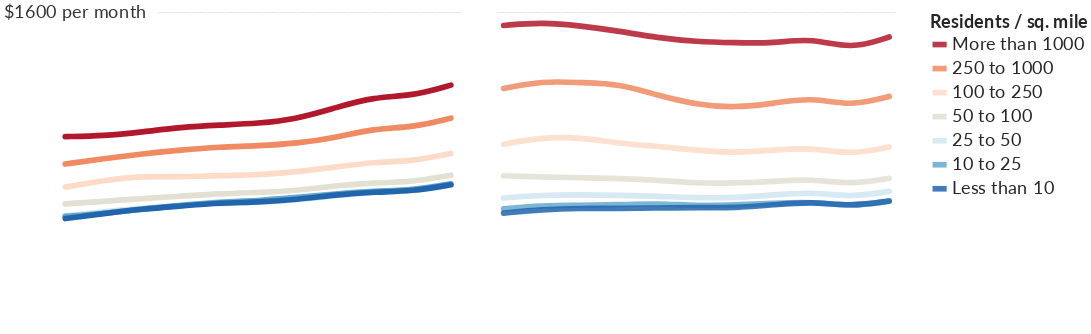

The cell this chart's notebook holds for it:
### Code cell
comb_pop_den_chart = (rent_pop_den_chart | mort_pop_den_chart).configure_legend(orient='none', legendX=1250, legendY=0, titleFont='Lato', titleFontSize=26, titleOpacity=.85, titleLimit=300, labelFont='Lato', labelFontSize=26, labelOpacity=.85, labelLimit=300, symbolSize=400, symbolStrokeWidth=8)
comb_pop_den_chart

### Figure 1 — Vega-Lite specification as saved in the notebook (floating-point values rounded to 4 significant figures)
{"width": 600, "height": 400, "background": "white", "config": {"title": {"fontWeight": "normal", "fontSize": 36, "anchor": "start", "font": "Lato", "offset": 5}, "axisX": {"grid": false, "labelFont": "Lato", "labelFontSize": 16, "labelAngle": 0, "labelPadding": 10, "ticks": false, "tickSize": 5, "title": null, "titleFont": "Lato", "titleFontSize": 16, "titleFontWeight": "normal", "titleY": 30, "titleX": 280}, "axisY": {"grid": true, "gridOpacity": 1, "labelFont": "Lato", "labelFontSize": 16, "labelLimit": 100, "labelAlign": "left", "labelPadding": 20, "ticks": false, "title": null, "titleFont": "Lato", "titleFontWeight": "normal", "titleFontSize": 16, "titleAlign": "left", "titleAngle": 0, "titleY": -20, "titleX": -20, "domainWidth": 0}, "view": {"strokeOpacity": 0}, "legend": {"labelFont": "Lato", "labelFontSize": 26, "labelLimit": 300, "labelOpacity": 0.85, "legendX": 1250, "legendY": 0, "orient": "none", "symbolSize": 400, "symbolStrokeWidth": 8, "titleFont": "Lato", "titleFontSize": 26, "titleLimit": 300, "titleOpacity": 0.85}}, "hconcat": [{"layer": [{"data": {"name": "data-2b867c9430a4f70fb4a6b60ecb6c3253"}, "mark": {"type": "line", "interpolate": "basis", "size": 8, "strokeCap": "round"}, "encoding": {"color": {"type": "nominal", "field": "Pop", "scale": {"domain": ["More than 1000", "250 to 1000", "100 to 250", "50 to 100", "25 to 50", "10 to 25", "Less than 10"], "range": ["#b2182b", "#ef8a62", "#fddbc7", "#e2e0d3", "#d1e5f0", "#67a9cf", "#2166ac"]}, "title": "Residents / sq. mile"}, "x": {"type": "ordinal", "axis": {"labelFontSize": 26, "labelOpacity": 0.8, "tickSize": 10, "ticks": true, "values": [2008, 2018]}, "field": "Year"}, "y": {"type": "quantitative", "axis": {"format": "a", "labelFontSize": 26, "labelOpacity": 0.8, "labelPadding": 60, "titleFontSize": 26, "titleOpacity": 0.8, "titleX": -60, "titleY": -30, "values": [400, 800, 1200]}, "field": "Med_Rent", "scale": {"domain": [0, 1600]}, "title": "Counties grouped by population density"}}}, {"data": {"name": "data-60db414ad589af0d032e4fa4a78314f1"}, "mark": {"type": "text", "dx": 14, "dy": 0, "font": "lato", "fontSize": 26, "opacity": 0.8}, "encoding": {"text": {"type": "nominal", "field": "text"}, "x": {"type": "ordinal", "field": "x"}, "y": {"type": "quantitative", "field": "y"}}}, {"data": {"name": "data-cd1b470d405c37f5481e2988503378bd"}, "mark": {"type": "text", "dx": 18, "dy": -4, "fontSize": 11.5, "fontWeight": "bold", "opacity": 0.09}, "encoding": {"text": {"type": "nominal", "field": "text"}, "x": {"type": "ordinal", "axis": null, "field": "x"}, "y": {"type": "quantitative", "axis": null, "field": "y"}}}], "height": 450, "width": 600}, {"layer": [{"data": {"name": "data-4dbda581d5edde3f4704100ee96bbfe4"}, "mark": {"type": "line", "interpolate": "basis", "opacity": 0.85, "size": 8, "strokeCap": "round"}, "encoding": {"color": {"type": "nominal", "field": "Pop", "scale": {"domain": ["More than 1000", "250 to 1000", "100 to 250", "50 to 100", "25 to 50", "10 to 25", "Less than 10"], "range": ["#b2182b", "#ef8a62", "#fddbc7", "#e2e0d3", "#d1e5f0", "#67a9cf", "#2166ac"]}, "title": "Residents / sq. mile"}, "x": {"type": "ordinal", "axis": {"labelFontSize": 26, "labelOpacity": 0.8, "tickSize": 10, "ticks": true, "titleFontSize": 26, "values": [2008, 2018]}, "field": "Year"}, "y": {"type": "quantitative", "axis": {"format": "a", "labelFontSize": 26, "labelOpacity": 0, "labelPadding": 0, "titleFontSize": 26, "titleOpacity": 0.8, "titleX": 0, "titleY": -30, "values": [400, 800, 1200]}, "field": "Med_Mort", "scale": {"domain": [0, 1600]}, "title": "Counties grouped by population density"}}}, {"data": {"name": "data-0b95ab34ce1d017acaa00b8abd1eeb9c"}, "mark": {"type": "text", "dx": 0, "dy": -4, "fontSize": 11.5, "fontWeight": "bold", "opacity": 0.09}, "encoding": {"text": {"type": "nominal", "field": "text"}, "x": {"type": "ordinal", "axis": null, "field": "x"}, "y": {"type": "quantitative", "axis": null, "field": "y"}}}], "height": 450, "width": 600}], "$schema": "https://vega.github.io/schema/vega-lite/v4.0.0.json", "datasets": {"data-2b867c9430a4f70fb4a6b60ecb6c3253": [{"Year": 2008, "Pop": "More than 1000", "Med_Rent": 977.0, "pct_chg": -0.2083, "Order": 1000}, {"Year": 2009, "Pop": "More than 1000", "Med_Rent": 980.0, "pct_chg": 0.003071, "Order": 1000}, {"Year": 2010, "Pop": "More than 1000", "Med_Rent": 1000.0, "pct_chg": 0.02041, "Order": 1000}, {"Year": 2011, "Pop": "More than 1000", "Med_Rent": 1024.0, "pct_chg": 0.024, "Order": 1000}, {"Year": 2012, "Pop": "More than 1000", "Med_Rent": 1035.0, "pct_chg": 0.01074, "Order": 1000}, {"Year": 2013, "Pop": "More than 1000", "Med_Rent": 1043.0, "pct_chg": 0.007729, "Order": 1000}, {"Year": 2014, "Pop": "More than 1000", "Med_Rent": 1065.0, "pct_chg": 0.02109, "Order": 1000}, {"Year": 2015, "Pop": "More than 1000", "Med_Rent": 1122.0, "pct_chg": 0.05352, "Order": 1000}, {"Year": 2016, "Pop": "More than 1000", "Med_Rent": 1176.0, "pct_chg": 0.04813, "Order": 1000}, {"Year": 2017, "Pop": "More than 1000", "Med_Rent": 1181.0, "pct_chg": 0.004252, "Order": 1000}, {"Year": 2018, "Pop": "More than 1000", "Med_Rent": 1236.0, "pct_chg": 0.04657, "Order": 1000}, {"Year": 2008, "Pop": "250 to 1000", "Med_Rent": 839.0, "pct_chg": -0.02894, "Order": 1000}, {"Year": 2009, "Pop": "250 to 1000", "Med_Rent": 866.0, "pct_chg": 0.03218, "Order": 1000}, {"Year": 2010, "Pop": "250 to 1000", "Med_Rent": 890.0, "pct_chg": 0.02771, "Order": 1000}, {"Year": 2011, "Pop": "250 to 1000", "Med_Rent": 910.0, "pct_chg": 0.02247, "Order": 1000}, {"Year": 2012, "Pop": "250 to 1000", "Med_Rent": 925.0, "pct_chg": 0.01648, "Order": 1000}, {"Year": 2013, "Pop": "250 to 1000", "Med_Rent": 930.0, "pct_chg": 0.005405, "Order": 1000}, {"Year": 2014, "Pop": "250 to 1000", "Med_Rent": 943.0, "pct_chg": 0.01398, "Order": 1000}, {"Year": 2015, "Pop": "250 to 1000", "Med_Rent": 971.0, "pct_chg": 0.02969, "Order": 1000}, {"Year": 2016, "Pop": "250 to 1000", "Med_Rent": 1018.0, "pct_chg": 0.0484, "Order": 1000}, {"Year": 2017, "Pop": "250 to 1000", "Med_Rent": 1022.0, "pct_chg": -0.01081, "Order": 1000}, {"Year": 2018, "Pop": "250 to 1000", "Med_Rent": 1070.0, "pct_chg": 0.05561, "Order": 1000}, {"Year": 2008, "Pop": "100 to 250", "Med_Rent": 723.0, "pct_chg": -0.09398, "Order": 250}, {"Year": 2009, "Pop": "100 to 250", "Med_Rent": 757.0, "pct_chg": 0.04703, "Order": 250}, {"Year": 2010, "Pop": "100 to 250", "Med_Rent": 779.0, "pct_chg": 0.02906, "Order": 250}, {"Year": 2011, "Pop": "100 to 250", "Med_Rent": 773.0, "pct_chg": -0.007702, "Order": 250}, {"Year": 2012, "Pop": "100 to 250", "Med_Rent": 782.0, "pct_chg": 0.01164, "Order": 250}, {"Year": 2013, "Pop": "100 to 250", "Med_Rent": 784.0, "pct_chg": 0.002558, "Order": 250}, {"Year": 2014, "Pop": "100 to 250", "Med_Rent": 800.0, "pct_chg": 0.02041, "Order": 250}, {"Year": 2015, "Pop": "100 to 250", "Med_Rent": 823.0, "pct_chg": 0.02875, "Order": 250}, {"Year": 2016, "Pop": "100 to 250", "Med_Rent": 849.0, "pct_chg": 0.03159, "Order": 250}, {"Year": 2017, "Pop": "100 to 250", "Med_Rent": 852.6, "pct_chg": 0.0318, "Order": 250}, {"Year": 2018, "Pop": "100 to 250", "Med_Rent": 892.3, "pct_chg": 0.02055, "Order": 250}, {"Year": 2008, "Pop": "50 to 100", "Med_Rent": 639.0, "pct_chg": -0.3989, "Order": 100}, {"Year": 2009, "Pop": "50 to 100", "Med_Rent": 651.0, "pct_chg": 0.01878, "Order": 100}, {"Year": 2010, "Pop": "50 to 100", "Med_Rent": 666.0, "pct_chg": 0.02304, "Order": 100}, {"Year": 2011, "Pop": "50 to 100", "Med_Rent": 677.0, "pct_chg": 0.01652, "Order": 100}, {"Year": 2012, "Pop": "50 to 100", "Med_Rent": 690.0, "pct_chg": 0.0192, "Order": 100}, {"Year": 2013, "Pop": "50 to 100", "Med_Rent": 696.0, "pct_chg": 0.008696, "Order": 100}, {"Year": 2014, "Pop": "50 to 100", "Med_Rent": 704.0, "pct_chg": 0.01149, "Order": 100}, {"Year": 2015, "Pop": "50 to 100", "Med_Rent": 731.0, "pct_chg": 0.03835, "Order": 100}, {"Year": 2016, "Pop": "50 to 100", "Med_Rent": 745.0, "pct_chg": 0.01915, "Order": 100}, {"Year": 2017, "Pop": "50 to 100", "Med_Rent": 748.2, "pct_chg": 0.2228, "Order": 100}, {"Year": 2018, "Pop": "50 to 100", "Med_Rent": 783.0, "pct_chg": -0.006586, "Order": 100}, {"Year": 2008, "Pop": "25 to 50", "Med_Rent": 577.0, "pct_chg": -0.3546, "Order": 50}, {"Year": 2009, "Pop": "25 to 50", "Med_Rent": 600.0, "pct_chg": 0.03986, "Order": 50}, {"Year": 2010, "Pop": "25 to 50", "Med_Rent": 618.0, "pct_chg": 0.03, "Order": 50}, {"Year": 2011, "Pop": "25 to 50", "Med_Rent": 629.0, "pct_chg": 0.0178, "Order": 50}, {"Year": 2012, "Pop": "25 to 50", "Med_Rent": 643.0, "pct_chg": 0.02226, "Order": 50}, {"Year": 2013, "Pop": "25 to 50", "Med_Rent": 646.0, "pct_chg": 0.004666, "Order": 50}, {"Year": 2014, "Pop": "25 to 50", "Med_Rent": 658.0, "pct_chg": 0.01858, "Order": 50}, {"Year": 2015, "Pop": "25 to 50", "Med_Rent": 680.0, "pct_chg": 0.03343, "Order": 50}, {"Year": 2016, "Pop": "25 to 50", "Med_Rent": 698.0, "pct_chg": 0.02647, "Order": 50}, {"Year": 2017, "Pop": "25 to 50", "Med_Rent": 701.0, "pct_chg": 0.2163, "Order": 50}, {"Year": 2018, "Pop": "25 to 50", "Med_Rent": 733.6, "pct_chg": 0.01767, "Order": 50}, {"Year": 2008, "Pop": "10 to 25", "Med_Rent": 576.0, "pct_chg": null, "Order": 25}, {"Year": 2009, "Pop": "10 to 25", "Med_Rent": 590.0, "pct_chg": 0.02431, "Order": 25}, {"Year": 2010, "Pop": "10 to 25", "Med_Rent": 613.0, "pct_chg": 0.03898, "Order": 25}, {"Year": 2011, "Pop": "10 to 25", "Med_Rent": 631.0, "pct_chg": 0.02936, "Order": 25}, {"Year": 2012, "Pop": "10 to 25", "Med_Rent": 648.0, "pct_chg": 0.02694, "Order": 25}, {"Year": 2013, "Pop": "10 to 25", "Med_Rent": 654.0, "pct_chg": 0.009259, "Order": 25}, {"Year": 2014, "Pop": "10 to 25", "Med_Rent": 671.0, "pct_chg": 0.02599, "Order": 25}, {"Year": 2015, "Pop": "10 to 25", "Med_Rent": 689.0, "pct_chg": 0.02683, "Order": 25}, {"Year": 2016, "Pop": "10 to 25", "Med_Rent": 704.0, "pct_chg": 0.02177, "Order": 25}, {"Year": 2017, "Pop": "10 to 25", "Med_Rent": 707.0, "pct_chg": 0.1122, "Order": 25}, {"Year": 2018, "Pop": "10 to 25", "Med_Rent": 739.9, "pct_chg": 0.01916, "Order": 25}, {"Year": 2008, "Pop": "Less than 10", "Med_Rent": 565.0, "pct_chg": -0.3757, "Order": 10}, {"Year": 2009, "Pop": "Less than 10", "Med_Rent": 590.0, "pct_chg": 0.04425, "Order": 10}, {"Year": 2010, "Pop": "Less than 10", "Med_Rent": 613.0, "pct_chg": 0.03898, "Order": 10}, {"Year": 2011, "Pop": "Less than 10", "Med_Rent": 628.0, "pct_chg": 0.02447, "Order": 10}, {"Year": 2012, "Pop": "Less than 10", "Med_Rent": 644.0, "pct_chg": 0.02548, "Order": 10}, {"Year": 2013, "Pop": "Less than 10", "Med_Rent": 647.0, "pct_chg": 0.004658, "Order": 10}, {"Year": 2014, "Pop": "Less than 10", "Med_Rent": 660.0, "pct_chg": 0.02009, "Order": 10}, {"Year": 2015, "Pop": "Less than 10", "Med_Rent": 684.0, "pct_chg": 0.03636, "Order": 10}, {"Year": 2016, "Pop": "Less than 10", "Med_Rent": 699.0, "pct_chg": 0.02193, "Order": 10}, {"Year": 2017, "Pop": "Less than 10", "Med_Rent": 702.0, "pct_chg": 0.6137, "Order": 10}, {"Year": 2018, "Pop": "Less than 10", "Med_Rent": 734.7, "pct_chg": 0.09397, "Order": 10}], "data-60db414ad589af0d032e4fa4a78314f1": [{"x": 2008, "y": 1600, "text": "$1600 per month"}], "data-cd1b470d405c37f5481e2988503378bd": [{"x": 2014, "y": 1600, "text": "________________________________________________________________________"}], "data-4dbda581d5edde3f4704100ee96bbfe4": [{"Year": 2008, "Pop": "More than 1000", "Med_Mort": 1536.0, "pct_chg": 0.9394, "Order": 1000}, {"Year": 2009, "Pop": "More than 1000", "Med_Mort": 1552.0, "pct_chg": 0.01042, "Order": 1000}, {"Year": 2010, "Pop": "More than 1000", "Med_Mort": 1534.0, "pct_chg": -0.0116, "Order": 1000}, {"Year": 2011, "Pop": "More than 1000", "Med_Mort": 1507.0, "pct_chg": -0.0176, "Order": 1000}, {"Year": 2012, "Pop": "More than 1000", "Med_Mort": 1474.0, "pct_chg": -0.0219, "Order": 1000}, {"Year": 2013, "Pop": "More than 1000", "Med_Mort": 1454.0, "pct_chg": -0.01357, "Order": 1000}, {"Year": 2014, "Pop": "More than 1000", "Med_Mort": 1449.0, "pct_chg": -0.003439, "Order": 1000}, {"Year": 2015, "Pop": "More than 1000", "Med_Mort": 1446.0, "pct_chg": -0.00207, "Order": 1000}, {"Year": 2016, "Pop": "More than 1000", "Med_Mort": 1473.0, "pct_chg": 0.01867, "Order": 1000}, {"Year": 2017, "Pop": "More than 1000", "Med_Mort": 1415.0, "pct_chg": -0.03938, "Order": 1000}, {"Year": 2018, "Pop": "More than 1000", "Med_Mort": 1478.0, "pct_chg": 0.04452, "Order": 1000}, {"Year": 2008, "Pop": "250 to 1000", "Med_Mort": 1219.0, "pct_chg": 0.4634, "Order": 1000}, {"Year": 2009, "Pop": "250 to 1000", "Med_Mort": 1257.0, "pct_chg": 0.03117, "Order": 1000}, {"Year": 2010, "Pop": "250 to 1000", "Med_Mort": 1248.0, "pct_chg": -0.00716, "Order": 1000}, {"Year": 2011, "Pop": "250 to 1000", "Med_Mort": 1243.0, "pct_chg": -0.004006, "Order": 1000}, {"Year": 2012, "Pop": "250 to 1000", "Med_Mort": 1184.0, "pct_chg": -0.04747, "Order": 1000}, {"Year": 2013, "Pop": "250 to 1000", "Med_Mort": 1137.0, "pct_chg": -0.0397, "Order": 1000}, {"Year": 2014, "Pop": "250 to 1000", "Med_Mort": 1122.0, "pct_chg": -0.01319, "Order": 1000}, {"Year": 2015, "Pop": "250 to 1000", "Med_Mort": 1144.0, "pct_chg": 0.01961, "Order": 1000}, {"Year": 2016, "Pop": "250 to 1000", "Med_Mort": 1175.0, "pct_chg": 0.0271, "Order": 1000}, {"Year": 2017, "Pop": "250 to 1000", "Med_Mort": 1129.0, "pct_chg": -0.03915, "Order": 1000}, {"Year": 2018, "Pop": "250 to 1000", "Med_Mort": 1179.0, "pct_chg": 0.03809, "Order": 1000}, {"Year": 2008, "Pop": "100 to 250", "Med_Mort": 939.0, "pct_chg": 0.3994, "Order": 250}, {"Year": 2009, "Pop": "100 to 250", "Med_Mort": 974.0, "pct_chg": 0.03727, "Order": 250}, {"Year": 2010, "Pop": "100 to 250", "Med_Mort": 973.0, "pct_chg": -0.001027, "Order": 250}, {"Year": 2011, "Pop": "100 to 250", "Med_Mort": 942.0, "pct_chg": -0.03186, "Order": 250}, {"Year": 2012, "Pop": "100 to 250", "Med_Mort": 928.0, "pct_chg": -0.01486, "Order": 250}, {"Year": 2013, "Pop": "100 to 250", "Med_Mort": 908.0, "pct_chg": -0.02155, "Order": 250}, {"Year": 2014, "Pop": "100 to 250", "Med_Mort": 894.0, "pct_chg": -0.01542, "Order": 250}, {"Year": 2015, "Pop": "100 to 250", "Med_Mort": 910.0, "pct_chg": 0.0179, "Order": 250}, {"Year": 2016, "Pop": "100 to 250", "Med_Mort": 922.0, "pct_chg": 0.01319, "Order": 250}, {"Year": 2017, "Pop": "100 to 250", "Med_Mort": 885.7, "pct_chg": 0.004338, "Order": 250}, {"Year": 2018, "Pop": "100 to 250", "Med_Mort": 925.1, "pct_chg": 0.0, "Order": 250}, {"Year": 2008, "Pop": "50 to 100", "Med_Mort": 780.0, "pct_chg": -0.3345, "Order": 100}, {"Year": 2009, "Pop": "50 to 100", "Med_Mort": 774.0, "pct_chg": -0.007692, "Order": 100}, {"Year": 2010, "Pop": "50 to 100", "Med_Mort": 770.0, "pct_chg": -0.005168, "Order": 100}, {"Year": 2011, "Pop": "50 to 100", "Med_Mort": 767.0, "pct_chg": -0.003896, "Order": 100}, {"Year": 2012, "Pop": "50 to 100", "Med_Mort": 758.0, "pct_chg": -0.01173, "Order": 100}, {"Year": 2013, "Pop": "50 to 100", "Med_Mort": 742.0, "pct_chg": -0.02111, "Order": 100}, {"Year": 2014, "Pop": "50 to 100", "Med_Mort": 743.0, "pct_chg": 0.001348, "Order": 100}, {"Year": 2015, "Pop": "50 to 100", "Med_Mort": 751.0, "pct_chg": 0.01077, "Order": 100}, {"Year": 2016, "Pop": "50 to 100", "Med_Mort": 765.0, "pct_chg": 0.01864, "Order": 100}, {"Year": 2017, "Pop": "50 to 100", "Med_Mort": 734.9, "pct_chg": 0.1778, "Order": 100}, {"Year": 2018, "Pop": "50 to 100", "Med_Mort": 767.6, "pct_chg": 0.009989, "Order": 100}, {"Year": 2008, "Pop": "25 to 50", "Med_Mort": 668.0, "pct_chg": -0.2786, "Order": 50}, {"Year": 2009, "Pop": "25 to 50", "Med_Mort": 683.0, "pct_chg": 0.02246, "Order": 50}, {"Year": 2010, "Pop": "25 to 50", "Med_Mort": 685.0, "pct_chg": 0.002928, "Order": 50}, {"Year": 2011, "Pop": "25 to 50", "Med_Mort": 682.0, "pct_chg": -0.00438, "Order": 50}, {"Year": 2012, "Pop": "25 to 50", "Med_Mort": 677.0, "pct_chg": -0.007331, "Order": 50}, {"Year": 2013, "Pop": "25 to 50", "Med_Mort": 669.0, "pct_chg": -0.01182, "Order": 50}, {"Year": 2014, "Pop": "25 to 50", "Med_Mort": 669.0, "pct_chg": 0.0, "Order": 50}, {"Year": 2015, "Pop": "25 to 50", "Med_Mort": 684.0, "pct_chg": 0.02242, "Order": 50}, {"Year": 2016, "Pop": "25 to 50", "Med_Mort": 699.0, "pct_chg": 0.02193, "Order": 50}, {"Year": 2017, "Pop": "25 to 50", "Med_Mort": 671.5, "pct_chg": 0.309, "Order": 50}, {"Year": 2018, "Pop": "25 to 50", "Med_Mort": 701.4, "pct_chg": -0.08962, "Order": 50}, {"Year": 2008, "Pop": "10 to 25", "Med_Mort": 614.0, "pct_chg": null, "Order": 25}, {"Year": 2009, "Pop": "10 to 25", "Med_Mort": 631.0, "pct_chg": 0.02769, "Order": 25}, {"Year": 2010, "Pop": "10 to 25", "Med_Mort": 631.0, "pct_chg": 0.0, "Order": 25}, {"Year": 2011, "Pop": "10 to 25", "Med_Mort": 634.0, "pct_chg": 0.004754, "Order": 25}, {"Year": 2012, "Pop": "10 to 25", "Med_Mort": 641.0, "pct_chg": 0.01104, "Order": 25}, {"Year": 2013, "Pop": "10 to 25", "Med_Mort": 629.0, "pct_chg": -0.01872, "Order": 25}, {"Year": 2014, "Pop": "10 to 25", "Med_Mort": 633.0, "pct_chg": 0.006359, "Order": 25}, {"Year": 2015, "Pop": "10 to 25", "Med_Mort": 641.0, "pct_chg": 0.01264, "Order": 25}, {"Year": 2016, "Pop": "10 to 25", "Med_Mort": 650.0, "pct_chg": 0.01404, "Order": 25}, {"Year": 2017, "Pop": "10 to 25", "Med_Mort": 624.4, "pct_chg": -0.05846, "Order": 25}, {"Year": 2018, "Pop": "10 to 25", "Med_Mort": 652.2, "pct_chg": 0.09641, "Order": 25}, {"Year": 2008, "Pop": "Less than 10", "Med_Mort": 592.0, "pct_chg": -0.3495, "Order": 10}, {"Year": 2009, "Pop": "Less than 10", "Med_Mort": 611.0, "pct_chg": 0.03209, "Order": 10}, {"Year": 2010, "Pop": "Less than 10", "Med_Mort": 617.0, "pct_chg": 0.00982, "Order": 10}, {"Year": 2011, "Pop": "Less than 10", "Med_Mort": 615.0, "pct_chg": -0.003241, "Order": 10}, {"Year": 2012, "Pop": "Less than 10", "Med_Mort": 618.0, "pct_chg": 0.004878, "Order": 10}, {"Year": 2013, "Pop": "Less than 10", "Med_Mort": 621.0, "pct_chg": 0.004854, "Order": 10}, {"Year": 2014, "Pop": "Less than 10", "Med_Mort": 618.0, "pct_chg": -0.004831, "Order": 10}, {"Year": 2015, "Pop": "Less than 10", "Med_Mort": 634.0, "pct_chg": 0.02589, "Order": 10}, {"Year": 2016, "Pop": "Less than 10", "Med_Mort": 651.0, "pct_chg": 0.02681, "Order": 10}, {"Year": 2017, "Pop": "Less than 10", "Med_Mort": 625.4, "pct_chg": 0.2535, "Order": 10}, {"Year": 2018, "Pop": "Less than 10", "Med_Mort": 653.2, "pct_chg": -0.02941, "Order": 10}], "data-0b95ab34ce1d017acaa00b8abd1eeb9c": [{"x": 2013, "y": 1600, "text": "______________________________________________________________________________________________"}]}}
